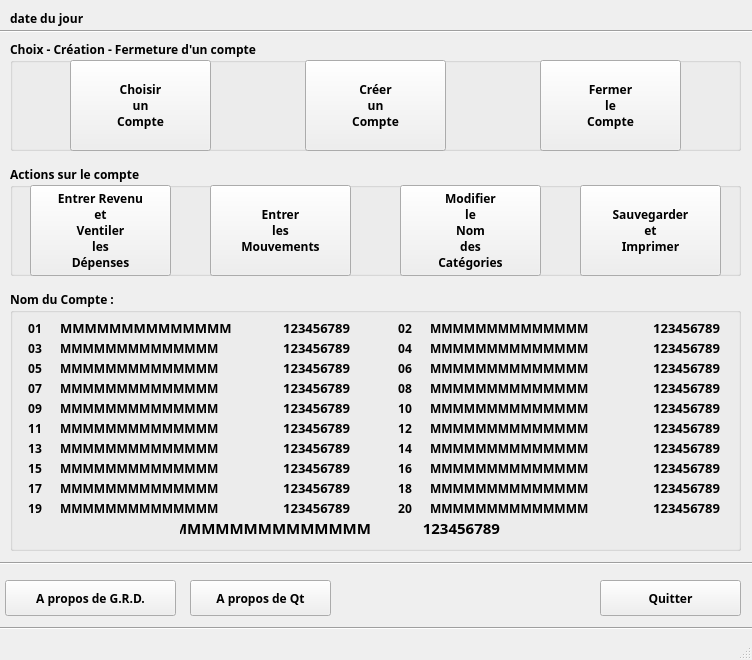
<?xml version="1.0" encoding="UTF-8"?>
<ui version="4.0">
 <class>MainWindow</class>
 <widget class="QMainWindow" name="MainWindow">
  <property name="geometry">
   <rect>
    <x>0</x>
    <y>0</y>
    <width>752</width>
    <height>660</height>
   </rect>
  </property>
  <property name="font">
   <font>
    <family>Linux Libertine Mono</family>
    <weight>75</weight>
    <bold>true</bold>
   </font>
  </property>
  <property name="windowTitle">
   <string>MainWindow</string>
  </property>
  <widget class="QWidget" name="centralWidget">
   <widget class="QLabel" name="labelDateDuJour">
    <property name="geometry">
     <rect>
      <x>10</x>
      <y>10</y>
      <width>246</width>
      <height>16</height>
     </rect>
    </property>
    <property name="font">
     <font>
      <family>Linux Libertine Mono</family>
      <weight>75</weight>
      <bold>true</bold>
     </font>
    </property>
    <property name="text">
     <string>date du jour</string>
    </property>
   </widget>
   <widget class="Line" name="line">
    <property name="geometry">
     <rect>
      <x>0</x>
      <y>23</y>
      <width>761</width>
      <height>16</height>
     </rect>
    </property>
    <property name="orientation">
     <enum>Qt::Horizontal</enum>
    </property>
   </widget>
   <widget class="Line" name="line_3">
    <property name="geometry">
     <rect>
      <x>0</x>
      <y>555</y>
      <width>761</width>
      <height>16</height>
     </rect>
    </property>
    <property name="orientation">
     <enum>Qt::Horizontal</enum>
    </property>
   </widget>
   <widget class="QPushButton" name="pbQuitter">
    <property name="geometry">
     <rect>
      <x>600</x>
      <y>580</y>
      <width>141</width>
      <height>36</height>
     </rect>
    </property>
    <property name="statusTip">
     <string>Quitter le programme</string>
    </property>
    <property name="text">
     <string>Quitter</string>
    </property>
   </widget>
   <widget class="QPushButton" name="pbAbout">
    <property name="geometry">
     <rect>
      <x>5</x>
      <y>580</y>
      <width>171</width>
      <height>36</height>
     </rect>
    </property>
    <property name="statusTip">
     <string>A propos de Gestion Revenu Dépenses</string>
    </property>
    <property name="text">
     <string>A propos de G.R.D.</string>
    </property>
   </widget>
   <widget class="QPushButton" name="pbAboutQt">
    <property name="geometry">
     <rect>
      <x>190</x>
      <y>580</y>
      <width>141</width>
      <height>36</height>
     </rect>
    </property>
    <property name="statusTip">
     <string>A propos de la version de Qt</string>
    </property>
    <property name="text">
     <string>A propos de Qt</string>
    </property>
   </widget>
   <widget class="QGroupBox" name="compteGroupBox">
    <property name="geometry">
     <rect>
      <x>10</x>
      <y>40</y>
      <width>731</width>
      <height>111</height>
     </rect>
    </property>
    <property name="font">
     <font>
      <family>Linux Libertine Mono</family>
      <weight>75</weight>
      <bold>true</bold>
     </font>
    </property>
    <property name="title">
     <string>Choix - Création - Fermeture d'un compte</string>
    </property>
    <widget class="QPushButton" name="pbChoisirCompte">
     <property name="geometry">
      <rect>
       <x>60</x>
       <y>20</y>
       <width>141</width>
       <height>91</height>
      </rect>
     </property>
     <property name="font">
      <font>
       <family>Linux Libertine Mono</family>
       <weight>75</weight>
       <bold>true</bold>
      </font>
     </property>
     <property name="toolTip">
      <string/>
     </property>
     <property name="statusTip">
      <string>Choisir un compte existant</string>
     </property>
     <property name="text">
      <string>Choisir
un
Compte</string>
     </property>
    </widget>
    <widget class="QPushButton" name="pbCreerCompte">
     <property name="geometry">
      <rect>
       <x>295</x>
       <y>20</y>
       <width>141</width>
       <height>91</height>
      </rect>
     </property>
     <property name="font">
      <font>
       <family>Linux Libertine Mono</family>
       <weight>75</weight>
       <bold>true</bold>
      </font>
     </property>
     <property name="statusTip">
      <string>Créer un nouveau compte</string>
     </property>
     <property name="text">
      <string>Créer
un
Compte</string>
     </property>
    </widget>
    <widget class="QPushButton" name="pbFermerCompte">
     <property name="geometry">
      <rect>
       <x>530</x>
       <y>20</y>
       <width>141</width>
       <height>91</height>
      </rect>
     </property>
     <property name="font">
      <font>
       <family>Linux Libertine Mono</family>
       <weight>75</weight>
       <bold>true</bold>
      </font>
     </property>
     <property name="statusTip">
      <string>Fermer le compte ouvert actuellement</string>
     </property>
     <property name="text">
      <string>Fermer
le
Compte</string>
     </property>
    </widget>
   </widget>
   <widget class="QGroupBox" name="actionsGroupBox">
    <property name="geometry">
     <rect>
      <x>10</x>
      <y>165</y>
      <width>731</width>
      <height>111</height>
     </rect>
    </property>
    <property name="font">
     <font>
      <family>Linux Libertine Mono</family>
      <weight>75</weight>
      <bold>true</bold>
     </font>
    </property>
    <property name="title">
     <string>Actions sur le compte</string>
    </property>
    <widget class="QPushButton" name="pbImprimerSauver">
     <property name="geometry">
      <rect>
       <x>570</x>
       <y>20</y>
       <width>141</width>
       <height>91</height>
      </rect>
     </property>
     <property name="font">
      <font>
       <family>Linux Libertine Mono</family>
       <weight>75</weight>
       <bold>true</bold>
      </font>
     </property>
     <property name="statusTip">
      <string>Enregistrer et imprimer les opérations effectuées sur le compte</string>
     </property>
     <property name="text">
      <string>Sauvegarder
et
Imprimer</string>
     </property>
    </widget>
    <widget class="QPushButton" name="pbEntrerMouvements">
     <property name="geometry">
      <rect>
       <x>200</x>
       <y>20</y>
       <width>141</width>
       <height>91</height>
      </rect>
     </property>
     <property name="font">
      <font>
       <family>Linux Libertine Mono</family>
       <weight>75</weight>
       <bold>true</bold>
      </font>
     </property>
     <property name="statusTip">
      <string>Entrer les dépenses et/ou les revenus de chaque catégorie</string>
     </property>
     <property name="text">
      <string>Entrer
les
Mouvements</string>
     </property>
    </widget>
    <widget class="QPushButton" name="pbEntrerRevenu">
     <property name="enabled">
      <bool>true</bool>
     </property>
     <property name="geometry">
      <rect>
       <x>20</x>
       <y>20</y>
       <width>141</width>
       <height>91</height>
      </rect>
     </property>
     <property name="font">
      <font>
       <family>Linux Libertine Mono</family>
       <weight>75</weight>
       <bold>true</bold>
      </font>
     </property>
     <property name="statusTip">
      <string>Préparer le budget mensuel de chaque catégorie</string>
     </property>
     <property name="text">
      <string>Entrer Revenu
et
Ventiler
les
Dépenses</string>
     </property>
    </widget>
    <widget class="QPushButton" name="pbModifierNom">
     <property name="geometry">
      <rect>
       <x>390</x>
       <y>20</y>
       <width>141</width>
       <height>91</height>
      </rect>
     </property>
     <property name="font">
      <font>
       <family>Linux Libertine Mono</family>
       <weight>75</weight>
       <bold>true</bold>
      </font>
     </property>
     <property name="statusTip">
      <string>Modifier le nom des catégories</string>
     </property>
     <property name="text">
      <string>Modifier
le
Nom
des
Catégories</string>
     </property>
    </widget>
   </widget>
   <widget class="QGroupBox" name="affichageGroupBox">
    <property name="geometry">
     <rect>
      <x>10</x>
      <y>290</y>
      <width>731</width>
      <height>261</height>
     </rect>
    </property>
    <property name="font">
     <font>
      <family>Linux Libertine Mono</family>
      <weight>75</weight>
      <bold>true</bold>
     </font>
    </property>
    <property name="title">
     <string>Nom du Compte : </string>
    </property>
    <widget class="QLabel" name="labelNom01">
     <property name="geometry">
      <rect>
       <x>50</x>
       <y>30</y>
       <width>180</width>
       <height>16</height>
      </rect>
     </property>
     <property name="font">
      <font>
       <family>Linux Libertine Mono</family>
       <pointsize>10</pointsize>
       <weight>75</weight>
       <bold>true</bold>
      </font>
     </property>
     <property name="text">
      <string>MMMMMMMMMMMMMM</string>
     </property>
    </widget>
    <widget class="QLabel" name="labelMontant01">
     <property name="geometry">
      <rect>
       <x>240</x>
       <y>30</y>
       <width>100</width>
       <height>16</height>
      </rect>
     </property>
     <property name="font">
      <font>
       <family>Linux Libertine Mono</family>
       <pointsize>10</pointsize>
       <weight>75</weight>
       <bold>true</bold>
      </font>
     </property>
     <property name="text">
      <string>123456789</string>
     </property>
     <property name="alignment">
      <set>Qt::AlignRight|Qt::AlignTrailing|Qt::AlignVCenter</set>
     </property>
    </widget>
    <widget class="QLabel" name="labelMontant02">
     <property name="geometry">
      <rect>
       <x>610</x>
       <y>30</y>
       <width>100</width>
       <height>16</height>
      </rect>
     </property>
     <property name="font">
      <font>
       <family>Linux Libertine Mono</family>
       <pointsize>10</pointsize>
       <weight>75</weight>
       <bold>true</bold>
      </font>
     </property>
     <property name="text">
      <string>123456789</string>
     </property>
     <property name="alignment">
      <set>Qt::AlignRight|Qt::AlignTrailing|Qt::AlignVCenter</set>
     </property>
    </widget>
    <widget class="QLabel" name="labelNom02">
     <property name="geometry">
      <rect>
       <x>420</x>
       <y>30</y>
       <width>180</width>
       <height>16</height>
      </rect>
     </property>
     <property name="text">
      <string>MMMMMMMMMMMMMM</string>
     </property>
    </widget>
    <widget class="QLabel" name="labelMontant04">
     <property name="geometry">
      <rect>
       <x>610</x>
       <y>50</y>
       <width>100</width>
       <height>16</height>
      </rect>
     </property>
     <property name="font">
      <font>
       <family>Linux Libertine Mono</family>
       <pointsize>10</pointsize>
       <weight>75</weight>
       <bold>true</bold>
      </font>
     </property>
     <property name="text">
      <string>123456789</string>
     </property>
     <property name="alignment">
      <set>Qt::AlignRight|Qt::AlignTrailing|Qt::AlignVCenter</set>
     </property>
    </widget>
    <widget class="QLabel" name="labelNom03">
     <property name="geometry">
      <rect>
       <x>50</x>
       <y>50</y>
       <width>180</width>
       <height>16</height>
      </rect>
     </property>
     <property name="text">
      <string>MMMMMMMMMMMMMM</string>
     </property>
    </widget>
    <widget class="QLabel" name="labelNom04">
     <property name="geometry">
      <rect>
       <x>420</x>
       <y>50</y>
       <width>180</width>
       <height>16</height>
      </rect>
     </property>
     <property name="text">
      <string>MMMMMMMMMMMMMM</string>
     </property>
    </widget>
    <widget class="QLabel" name="labelMontant03">
     <property name="geometry">
      <rect>
       <x>240</x>
       <y>50</y>
       <width>100</width>
       <height>16</height>
      </rect>
     </property>
     <property name="font">
      <font>
       <family>Linux Libertine Mono</family>
       <pointsize>10</pointsize>
       <weight>75</weight>
       <bold>true</bold>
      </font>
     </property>
     <property name="text">
      <string>123456789</string>
     </property>
     <property name="alignment">
      <set>Qt::AlignRight|Qt::AlignTrailing|Qt::AlignVCenter</set>
     </property>
    </widget>
    <widget class="QLabel" name="labelMontant05">
     <property name="geometry">
      <rect>
       <x>240</x>
       <y>70</y>
       <width>100</width>
       <height>16</height>
      </rect>
     </property>
     <property name="font">
      <font>
       <family>Linux Libertine Mono</family>
       <pointsize>10</pointsize>
       <weight>75</weight>
       <bold>true</bold>
      </font>
     </property>
     <property name="text">
      <string>123456789</string>
     </property>
     <property name="alignment">
      <set>Qt::AlignRight|Qt::AlignTrailing|Qt::AlignVCenter</set>
     </property>
    </widget>
    <widget class="QLabel" name="labelNom05">
     <property name="geometry">
      <rect>
       <x>50</x>
       <y>70</y>
       <width>180</width>
       <height>16</height>
      </rect>
     </property>
     <property name="text">
      <string>MMMMMMMMMMMMMM</string>
     </property>
    </widget>
    <widget class="QLabel" name="labelNom06">
     <property name="geometry">
      <rect>
       <x>420</x>
       <y>70</y>
       <width>180</width>
       <height>16</height>
      </rect>
     </property>
     <property name="text">
      <string>MMMMMMMMMMMMMM</string>
     </property>
    </widget>
    <widget class="QLabel" name="labelMontant06">
     <property name="geometry">
      <rect>
       <x>610</x>
       <y>70</y>
       <width>100</width>
       <height>16</height>
      </rect>
     </property>
     <property name="font">
      <font>
       <family>Linux Libertine Mono</family>
       <pointsize>10</pointsize>
       <weight>75</weight>
       <bold>true</bold>
      </font>
     </property>
     <property name="text">
      <string>123456789</string>
     </property>
     <property name="alignment">
      <set>Qt::AlignRight|Qt::AlignTrailing|Qt::AlignVCenter</set>
     </property>
    </widget>
    <widget class="QLabel" name="labelMontant08">
     <property name="geometry">
      <rect>
       <x>610</x>
       <y>90</y>
       <width>100</width>
       <height>16</height>
      </rect>
     </property>
     <property name="font">
      <font>
       <family>Linux Libertine Mono</family>
       <pointsize>10</pointsize>
       <weight>75</weight>
       <bold>true</bold>
      </font>
     </property>
     <property name="text">
      <string>123456789</string>
     </property>
     <property name="alignment">
      <set>Qt::AlignRight|Qt::AlignTrailing|Qt::AlignVCenter</set>
     </property>
    </widget>
    <widget class="QLabel" name="labelNom07">
     <property name="geometry">
      <rect>
       <x>50</x>
       <y>90</y>
       <width>180</width>
       <height>16</height>
      </rect>
     </property>
     <property name="text">
      <string>MMMMMMMMMMMMMM</string>
     </property>
    </widget>
    <widget class="QLabel" name="labelNom08">
     <property name="geometry">
      <rect>
       <x>420</x>
       <y>90</y>
       <width>180</width>
       <height>16</height>
      </rect>
     </property>
     <property name="text">
      <string>MMMMMMMMMMMMMM</string>
     </property>
    </widget>
    <widget class="QLabel" name="labelMontant07">
     <property name="geometry">
      <rect>
       <x>240</x>
       <y>90</y>
       <width>100</width>
       <height>16</height>
      </rect>
     </property>
     <property name="font">
      <font>
       <family>Linux Libertine Mono</family>
       <pointsize>10</pointsize>
       <weight>75</weight>
       <bold>true</bold>
      </font>
     </property>
     <property name="text">
      <string>123456789</string>
     </property>
     <property name="alignment">
      <set>Qt::AlignRight|Qt::AlignTrailing|Qt::AlignVCenter</set>
     </property>
    </widget>
    <widget class="QLabel" name="labelMontant10">
     <property name="geometry">
      <rect>
       <x>610</x>
       <y>110</y>
       <width>100</width>
       <height>16</height>
      </rect>
     </property>
     <property name="font">
      <font>
       <family>Linux Libertine Mono</family>
       <pointsize>10</pointsize>
       <weight>75</weight>
       <bold>true</bold>
      </font>
     </property>
     <property name="text">
      <string>123456789</string>
     </property>
     <property name="alignment">
      <set>Qt::AlignRight|Qt::AlignTrailing|Qt::AlignVCenter</set>
     </property>
    </widget>
    <widget class="QLabel" name="labelNom09">
     <property name="geometry">
      <rect>
       <x>50</x>
       <y>110</y>
       <width>180</width>
       <height>16</height>
      </rect>
     </property>
     <property name="text">
      <string>MMMMMMMMMMMMMM</string>
     </property>
    </widget>
    <widget class="QLabel" name="labelNom10">
     <property name="geometry">
      <rect>
       <x>420</x>
       <y>110</y>
       <width>180</width>
       <height>16</height>
      </rect>
     </property>
     <property name="text">
      <string>MMMMMMMMMMMMMM</string>
     </property>
    </widget>
    <widget class="QLabel" name="labelMontant09">
     <property name="geometry">
      <rect>
       <x>240</x>
       <y>110</y>
       <width>100</width>
       <height>16</height>
      </rect>
     </property>
     <property name="font">
      <font>
       <family>Linux Libertine Mono</family>
       <pointsize>10</pointsize>
       <weight>75</weight>
       <bold>true</bold>
      </font>
     </property>
     <property name="text">
      <string>123456789</string>
     </property>
     <property name="alignment">
      <set>Qt::AlignRight|Qt::AlignTrailing|Qt::AlignVCenter</set>
     </property>
    </widget>
    <widget class="QLabel" name="labelMontant12">
     <property name="geometry">
      <rect>
       <x>610</x>
       <y>130</y>
       <width>100</width>
       <height>16</height>
      </rect>
     </property>
     <property name="font">
      <font>
       <family>Linux Libertine Mono</family>
       <pointsize>10</pointsize>
       <weight>75</weight>
       <bold>true</bold>
      </font>
     </property>
     <property name="text">
      <string>123456789</string>
     </property>
     <property name="alignment">
      <set>Qt::AlignRight|Qt::AlignTrailing|Qt::AlignVCenter</set>
     </property>
    </widget>
    <widget class="QLabel" name="labelNom12">
     <property name="geometry">
      <rect>
       <x>420</x>
       <y>130</y>
       <width>180</width>
       <height>16</height>
      </rect>
     </property>
     <property name="text">
      <string>MMMMMMMMMMMMMM</string>
     </property>
    </widget>
    <widget class="QLabel" name="labelMontant11">
     <property name="geometry">
      <rect>
       <x>240</x>
       <y>130</y>
       <width>100</width>
       <height>16</height>
      </rect>
     </property>
     <property name="font">
      <font>
       <family>Linux Libertine Mono</family>
       <pointsize>10</pointsize>
       <weight>75</weight>
       <bold>true</bold>
      </font>
     </property>
     <property name="text">
      <string>123456789</string>
     </property>
     <property name="alignment">
      <set>Qt::AlignRight|Qt::AlignTrailing|Qt::AlignVCenter</set>
     </property>
    </widget>
    <widget class="QLabel" name="labelNom11">
     <property name="geometry">
      <rect>
       <x>50</x>
       <y>130</y>
       <width>180</width>
       <height>16</height>
      </rect>
     </property>
     <property name="text">
      <string>MMMMMMMMMMMMMM</string>
     </property>
    </widget>
    <widget class="QLabel" name="labelNom14">
     <property name="geometry">
      <rect>
       <x>420</x>
       <y>150</y>
       <width>180</width>
       <height>16</height>
      </rect>
     </property>
     <property name="text">
      <string>MMMMMMMMMMMMMM</string>
     </property>
    </widget>
    <widget class="QLabel" name="labelMontant14">
     <property name="geometry">
      <rect>
       <x>610</x>
       <y>150</y>
       <width>100</width>
       <height>16</height>
      </rect>
     </property>
     <property name="font">
      <font>
       <family>Linux Libertine Mono</family>
       <pointsize>10</pointsize>
       <weight>75</weight>
       <bold>true</bold>
      </font>
     </property>
     <property name="text">
      <string>123456789</string>
     </property>
     <property name="alignment">
      <set>Qt::AlignRight|Qt::AlignTrailing|Qt::AlignVCenter</set>
     </property>
    </widget>
    <widget class="QLabel" name="labelMontant13">
     <property name="geometry">
      <rect>
       <x>240</x>
       <y>150</y>
       <width>100</width>
       <height>16</height>
      </rect>
     </property>
     <property name="font">
      <font>
       <family>Linux Libertine Mono</family>
       <pointsize>10</pointsize>
       <weight>75</weight>
       <bold>true</bold>
      </font>
     </property>
     <property name="text">
      <string>123456789</string>
     </property>
     <property name="alignment">
      <set>Qt::AlignRight|Qt::AlignTrailing|Qt::AlignVCenter</set>
     </property>
    </widget>
    <widget class="QLabel" name="labelNom13">
     <property name="geometry">
      <rect>
       <x>50</x>
       <y>150</y>
       <width>180</width>
       <height>16</height>
      </rect>
     </property>
     <property name="text">
      <string>MMMMMMMMMMMMMM</string>
     </property>
    </widget>
    <widget class="QLabel" name="labelMontant16">
     <property name="geometry">
      <rect>
       <x>610</x>
       <y>170</y>
       <width>100</width>
       <height>16</height>
      </rect>
     </property>
     <property name="font">
      <font>
       <family>Linux Libertine Mono</family>
       <pointsize>10</pointsize>
       <weight>75</weight>
       <bold>true</bold>
      </font>
     </property>
     <property name="text">
      <string>123456789</string>
     </property>
     <property name="alignment">
      <set>Qt::AlignRight|Qt::AlignTrailing|Qt::AlignVCenter</set>
     </property>
    </widget>
    <widget class="QLabel" name="labelNom16">
     <property name="geometry">
      <rect>
       <x>420</x>
       <y>170</y>
       <width>180</width>
       <height>16</height>
      </rect>
     </property>
     <property name="text">
      <string>MMMMMMMMMMMMMM</string>
     </property>
    </widget>
    <widget class="QLabel" name="labelMontant15">
     <property name="geometry">
      <rect>
       <x>240</x>
       <y>170</y>
       <width>100</width>
       <height>16</height>
      </rect>
     </property>
     <property name="font">
      <font>
       <family>Linux Libertine Mono</family>
       <pointsize>10</pointsize>
       <weight>75</weight>
       <bold>true</bold>
      </font>
     </property>
     <property name="text">
      <string>123456789</string>
     </property>
     <property name="alignment">
      <set>Qt::AlignRight|Qt::AlignTrailing|Qt::AlignVCenter</set>
     </property>
    </widget>
    <widget class="QLabel" name="labelNom15">
     <property name="geometry">
      <rect>
       <x>50</x>
       <y>170</y>
       <width>180</width>
       <height>16</height>
      </rect>
     </property>
     <property name="text">
      <string>MMMMMMMMMMMMMM</string>
     </property>
    </widget>
    <widget class="QLabel" name="labelNomSolde">
     <property name="geometry">
      <rect>
       <x>170</x>
       <y>230</y>
       <width>191</width>
       <height>16</height>
      </rect>
     </property>
     <property name="font">
      <font>
       <family>Linux Libertine Mono</family>
       <pointsize>11</pointsize>
       <weight>75</weight>
       <bold>true</bold>
      </font>
     </property>
     <property name="text">
      <string>MMMMMMMMMMMMMM</string>
     </property>
     <property name="alignment">
      <set>Qt::AlignRight|Qt::AlignTrailing|Qt::AlignVCenter</set>
     </property>
    </widget>
    <widget class="QLabel" name="labelMontantSolde">
     <property name="geometry">
      <rect>
       <x>390</x>
       <y>230</y>
       <width>100</width>
       <height>16</height>
      </rect>
     </property>
     <property name="font">
      <font>
       <family>Linux Libertine Mono</family>
       <pointsize>11</pointsize>
       <weight>75</weight>
       <bold>true</bold>
      </font>
     </property>
     <property name="text">
      <string>123456789</string>
     </property>
     <property name="alignment">
      <set>Qt::AlignRight|Qt::AlignTrailing|Qt::AlignVCenter</set>
     </property>
    </widget>
    <widget class="QLabel" name="labelMontant20">
     <property name="geometry">
      <rect>
       <x>610</x>
       <y>210</y>
       <width>100</width>
       <height>16</height>
      </rect>
     </property>
     <property name="font">
      <font>
       <family>Linux Libertine Mono</family>
       <pointsize>10</pointsize>
       <weight>75</weight>
       <bold>true</bold>
      </font>
     </property>
     <property name="text">
      <string>123456789</string>
     </property>
     <property name="alignment">
      <set>Qt::AlignRight|Qt::AlignTrailing|Qt::AlignVCenter</set>
     </property>
    </widget>
    <widget class="QLabel" name="labelMontant17">
     <property name="geometry">
      <rect>
       <x>240</x>
       <y>190</y>
       <width>100</width>
       <height>16</height>
      </rect>
     </property>
     <property name="font">
      <font>
       <family>Linux Libertine Mono</family>
       <pointsize>10</pointsize>
       <weight>75</weight>
       <bold>true</bold>
      </font>
     </property>
     <property name="text">
      <string>123456789</string>
     </property>
     <property name="alignment">
      <set>Qt::AlignRight|Qt::AlignTrailing|Qt::AlignVCenter</set>
     </property>
    </widget>
    <widget class="QLabel" name="labelNom19">
     <property name="geometry">
      <rect>
       <x>50</x>
       <y>210</y>
       <width>180</width>
       <height>16</height>
      </rect>
     </property>
     <property name="text">
      <string>MMMMMMMMMMMMMM</string>
     </property>
    </widget>
    <widget class="QLabel" name="labelNom18">
     <property name="geometry">
      <rect>
       <x>420</x>
       <y>190</y>
       <width>180</width>
       <height>16</height>
      </rect>
     </property>
     <property name="text">
      <string>MMMMMMMMMMMMMM</string>
     </property>
    </widget>
    <widget class="QLabel" name="labelMontant19">
     <property name="geometry">
      <rect>
       <x>240</x>
       <y>210</y>
       <width>100</width>
       <height>16</height>
      </rect>
     </property>
     <property name="font">
      <font>
       <family>Linux Libertine Mono</family>
       <pointsize>10</pointsize>
       <weight>75</weight>
       <bold>true</bold>
      </font>
     </property>
     <property name="text">
      <string>123456789</string>
     </property>
     <property name="alignment">
      <set>Qt::AlignRight|Qt::AlignTrailing|Qt::AlignVCenter</set>
     </property>
    </widget>
    <widget class="QLabel" name="labelMontant18">
     <property name="geometry">
      <rect>
       <x>610</x>
       <y>190</y>
       <width>100</width>
       <height>16</height>
      </rect>
     </property>
     <property name="font">
      <font>
       <family>Linux Libertine Mono</family>
       <pointsize>10</pointsize>
       <weight>75</weight>
       <bold>true</bold>
      </font>
     </property>
     <property name="text">
      <string>123456789</string>
     </property>
     <property name="alignment">
      <set>Qt::AlignRight|Qt::AlignTrailing|Qt::AlignVCenter</set>
     </property>
    </widget>
    <widget class="QLabel" name="labelNom20">
     <property name="geometry">
      <rect>
       <x>420</x>
       <y>210</y>
       <width>180</width>
       <height>16</height>
      </rect>
     </property>
     <property name="text">
      <string>MMMMMMMMMMMMMM</string>
     </property>
    </widget>
    <widget class="QLabel" name="labelNom17">
     <property name="geometry">
      <rect>
       <x>50</x>
       <y>190</y>
       <width>180</width>
       <height>16</height>
      </rect>
     </property>
     <property name="text">
      <string>MMMMMMMMMMMMMM</string>
     </property>
    </widget>
    <widget class="QLabel" name="label">
     <property name="geometry">
      <rect>
       <x>380</x>
       <y>30</y>
       <width>30</width>
       <height>16</height>
      </rect>
     </property>
     <property name="text">
      <string>02</string>
     </property>
     <property name="alignment">
      <set>Qt::AlignCenter</set>
     </property>
    </widget>
    <widget class="QLabel" name="label_2">
     <property name="geometry">
      <rect>
       <x>380</x>
       <y>50</y>
       <width>30</width>
       <height>16</height>
      </rect>
     </property>
     <property name="text">
      <string>04</string>
     </property>
     <property name="alignment">
      <set>Qt::AlignCenter</set>
     </property>
    </widget>
    <widget class="QLabel" name="label_3">
     <property name="geometry">
      <rect>
       <x>380</x>
       <y>70</y>
       <width>30</width>
       <height>16</height>
      </rect>
     </property>
     <property name="text">
      <string>06</string>
     </property>
     <property name="alignment">
      <set>Qt::AlignCenter</set>
     </property>
    </widget>
    <widget class="QLabel" name="label_4">
     <property name="geometry">
      <rect>
       <x>380</x>
       <y>90</y>
       <width>30</width>
       <height>16</height>
      </rect>
     </property>
     <property name="text">
      <string>08</string>
     </property>
     <property name="alignment">
      <set>Qt::AlignCenter</set>
     </property>
    </widget>
    <widget class="QLabel" name="label_5">
     <property name="geometry">
      <rect>
       <x>380</x>
       <y>110</y>
       <width>30</width>
       <height>16</height>
      </rect>
     </property>
     <property name="text">
      <string>10</string>
     </property>
     <property name="alignment">
      <set>Qt::AlignCenter</set>
     </property>
    </widget>
    <widget class="QLabel" name="label_6">
     <property name="geometry">
      <rect>
       <x>380</x>
       <y>130</y>
       <width>30</width>
       <height>16</height>
      </rect>
     </property>
     <property name="text">
      <string>12</string>
     </property>
     <property name="alignment">
      <set>Qt::AlignCenter</set>
     </property>
    </widget>
    <widget class="QLabel" name="label_7">
     <property name="geometry">
      <rect>
       <x>380</x>
       <y>150</y>
       <width>30</width>
       <height>16</height>
      </rect>
     </property>
     <property name="text">
      <string>14</string>
     </property>
     <property name="alignment">
      <set>Qt::AlignCenter</set>
     </property>
    </widget>
    <widget class="QLabel" name="label_8">
     <property name="geometry">
      <rect>
       <x>380</x>
       <y>170</y>
       <width>30</width>
       <height>16</height>
      </rect>
     </property>
     <property name="text">
      <string>16</string>
     </property>
     <property name="alignment">
      <set>Qt::AlignCenter</set>
     </property>
    </widget>
    <widget class="QLabel" name="label_9">
     <property name="geometry">
      <rect>
       <x>380</x>
       <y>190</y>
       <width>30</width>
       <height>16</height>
      </rect>
     </property>
     <property name="text">
      <string>18</string>
     </property>
     <property name="alignment">
      <set>Qt::AlignCenter</set>
     </property>
    </widget>
    <widget class="QLabel" name="label_10">
     <property name="geometry">
      <rect>
       <x>380</x>
       <y>210</y>
       <width>30</width>
       <height>16</height>
      </rect>
     </property>
     <property name="text">
      <string>20</string>
     </property>
     <property name="alignment">
      <set>Qt::AlignCenter</set>
     </property>
    </widget>
    <widget class="QLabel" name="label_11">
     <property name="geometry">
      <rect>
       <x>10</x>
       <y>210</y>
       <width>30</width>
       <height>16</height>
      </rect>
     </property>
     <property name="text">
      <string>19</string>
     </property>
     <property name="alignment">
      <set>Qt::AlignCenter</set>
     </property>
    </widget>
    <widget class="QLabel" name="label_12">
     <property name="geometry">
      <rect>
       <x>10</x>
       <y>30</y>
       <width>30</width>
       <height>16</height>
      </rect>
     </property>
     <property name="text">
      <string>01</string>
     </property>
     <property name="alignment">
      <set>Qt::AlignCenter</set>
     </property>
    </widget>
    <widget class="QLabel" name="label_13">
     <property name="geometry">
      <rect>
       <x>10</x>
       <y>50</y>
       <width>30</width>
       <height>16</height>
      </rect>
     </property>
     <property name="text">
      <string>03</string>
     </property>
     <property name="alignment">
      <set>Qt::AlignCenter</set>
     </property>
    </widget>
    <widget class="QLabel" name="label_14">
     <property name="geometry">
      <rect>
       <x>10</x>
       <y>90</y>
       <width>30</width>
       <height>16</height>
      </rect>
     </property>
     <property name="text">
      <string>07</string>
     </property>
     <property name="alignment">
      <set>Qt::AlignCenter</set>
     </property>
    </widget>
    <widget class="QLabel" name="label_15">
     <property name="geometry">
      <rect>
       <x>10</x>
       <y>150</y>
       <width>30</width>
       <height>16</height>
      </rect>
     </property>
     <property name="text">
      <string>13</string>
     </property>
     <property name="alignment">
      <set>Qt::AlignCenter</set>
     </property>
    </widget>
    <widget class="QLabel" name="label_16">
     <property name="geometry">
      <rect>
       <x>10</x>
       <y>70</y>
       <width>30</width>
       <height>16</height>
      </rect>
     </property>
     <property name="text">
      <string>05</string>
     </property>
     <property name="alignment">
      <set>Qt::AlignCenter</set>
     </property>
    </widget>
    <widget class="QLabel" name="label_17">
     <property name="geometry">
      <rect>
       <x>10</x>
       <y>170</y>
       <width>30</width>
       <height>16</height>
      </rect>
     </property>
     <property name="text">
      <string>15</string>
     </property>
     <property name="alignment">
      <set>Qt::AlignCenter</set>
     </property>
    </widget>
    <widget class="QLabel" name="label_18">
     <property name="geometry">
      <rect>
       <x>10</x>
       <y>190</y>
       <width>30</width>
       <height>16</height>
      </rect>
     </property>
     <property name="text">
      <string>17</string>
     </property>
     <property name="alignment">
      <set>Qt::AlignCenter</set>
     </property>
    </widget>
    <widget class="QLabel" name="label_19">
     <property name="geometry">
      <rect>
       <x>10</x>
       <y>130</y>
       <width>30</width>
       <height>16</height>
      </rect>
     </property>
     <property name="text">
      <string>11</string>
     </property>
     <property name="alignment">
      <set>Qt::AlignCenter</set>
     </property>
    </widget>
    <widget class="QLabel" name="label_20">
     <property name="geometry">
      <rect>
       <x>10</x>
       <y>110</y>
       <width>30</width>
       <height>16</height>
      </rect>
     </property>
     <property name="text">
      <string>09</string>
     </property>
     <property name="alignment">
      <set>Qt::AlignCenter</set>
     </property>
    </widget>
   </widget>
   <widget class="Line" name="line_4">
    <property name="geometry">
     <rect>
      <x>0</x>
      <y>620</y>
      <width>761</width>
      <height>16</height>
     </rect>
    </property>
    <property name="orientation">
     <enum>Qt::Horizontal</enum>
    </property>
   </widget>
  </widget>
  <widget class="QStatusBar" name="statusBar"/>
 </widget>
 <layoutdefault spacing="6" margin="11"/>
 <resources/>
 <connections>
  <connection>
   <sender>pbQuitter</sender>
   <signal>clicked()</signal>
   <receiver>MainWindow</receiver>
   <slot>close()</slot>
   <hints>
    <hint type="sourcelabel">
     <x>345</x>
     <y>352</y>
    </hint>
    <hint type="destinationlabel">
     <x>337</x>
     <y>201</y>
    </hint>
   </hints>
  </connection>
 </connections>
</ui>
